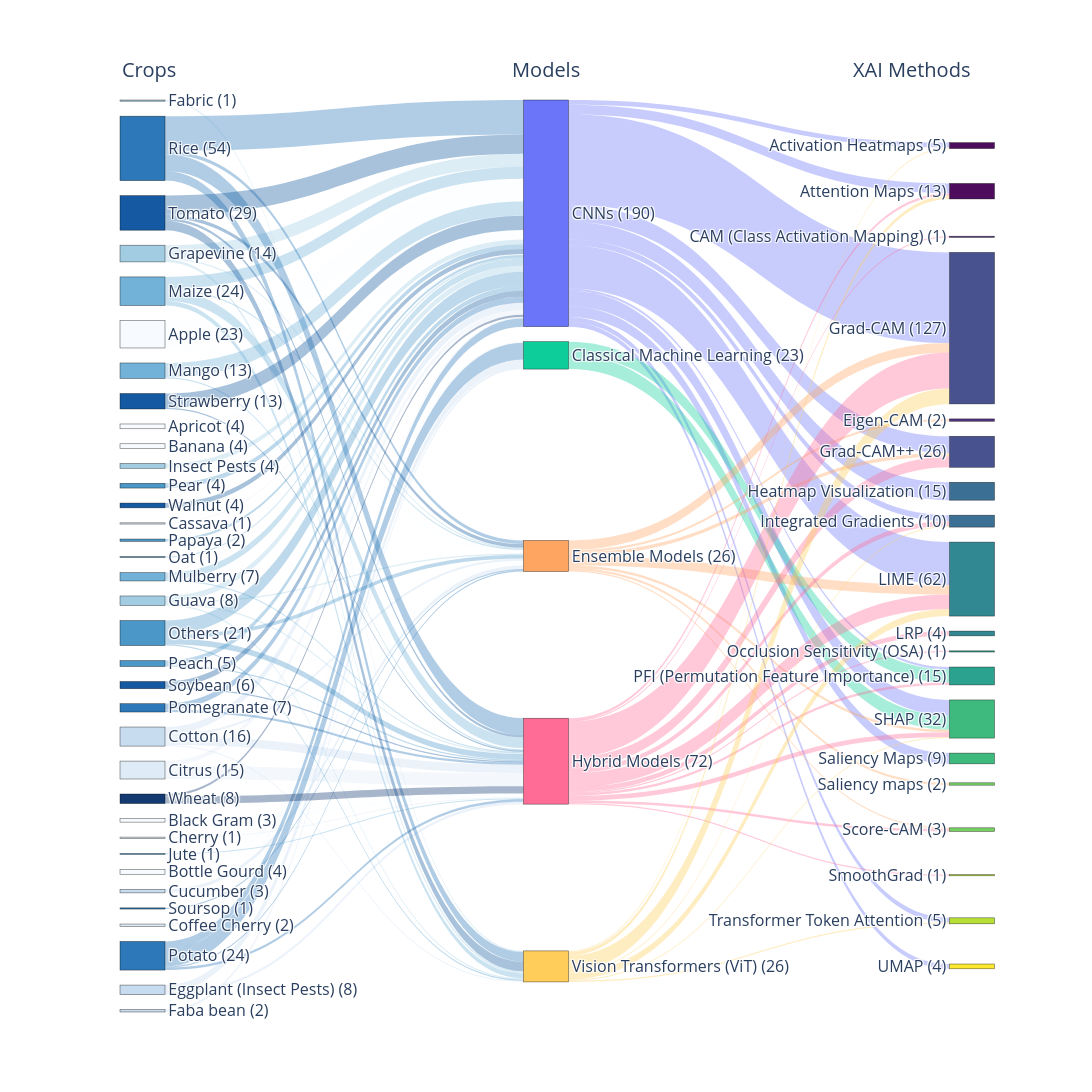

Notebook code cell kept with this figure:
### Markdown cell above
# Improved visualization with color coding

### Code cell
# Final Sankey visualization (paste into your notebook cell)
import re
import pandas as pd
import numpy as np
import plotly.express as px
from matplotlib import colors as mcolors
import plotly.graph_objects as go

# Config / input
file_path = r"C:\Users\kamalesh\OneDrive\Articles\Review Article\4. ExplainableAI\codes\sankey diagram\sankey diagram table.xlsx"
flow_counts = pd.read_excel(file_path, sheet_name="Final")

min_record_model = 1
min_record_xai = 1

crop_col = "Crops Name"
model_col = "Model Used"
xai_col = "XAI Methods Used"

# Aggregate counts per node
crop_counts = flow_counts.groupby(crop_col)["count"].sum()
model_counts = flow_counts.groupby(model_col)["count"].sum()
xai_counts = flow_counts.groupby(xai_col)["count"].sum()

# Filter by thresholds
kept_models = model_counts[model_counts >= min_record_model].index.tolist()
kept_xai = xai_counts[xai_counts >= min_record_xai].index.tolist()

# Build flows (unique article-based counts as aggregated in the sheet)
crop_model_flows = (
    flow_counts[flow_counts[model_col].isin(kept_models)]
    .groupby([crop_col, model_col])["count"]
    .sum()
    .reset_index()
)
model_xai_flows = (
    flow_counts[
        flow_counts[model_col].isin(kept_models) & flow_counts[xai_col].isin(kept_xai)
    ]
    .groupby([model_col, xai_col])["count"]
    .sum()
    .reset_index()
)

# Sort nodes A→Z
crops_nodes = sorted(crop_counts.index.tolist())
models_nodes = sorted(kept_models)
xai_nodes = sorted(kept_xai)

# Labeled nodes with counts (used as node labels)
crops_labeled = [f"{c} ({int(crop_counts[c])})" for c in crops_nodes]
models_labeled = [f"{m} ({int(model_counts[m])})" for m in models_nodes]
xai_labeled = [f"{x} ({int(xai_counts[x])})" for x in xai_nodes]
all_nodes = crops_labeled + models_labeled + xai_labeled

# Mappings from label -> index (for Sankey)
crop_to_idx = {c: i for i, c in enumerate(crops_labeled)}
model_to_idx = {m: i + len(crops_labeled) for i, m in enumerate(models_labeled)}
xai_to_idx = {x: i + len(crops_labeled) + len(models_labeled) for i, x in enumerate(xai_labeled)}

# Build source/target/value lists (ordered)
crop_model_flows = crop_model_flows.sort_values([crop_col, model_col]).reset_index(drop=True)
model_xai_flows = model_xai_flows.sort_values([model_col, xai_col]).reset_index(drop=True)

source_indices = []
target_indices = []
values = []

for _, r in crop_model_flows.iterrows():
    crop_label = f"{r[crop_col]} ({int(crop_counts[r[crop_col]])})"
    model_label = f"{r[model_col]} ({int(model_counts[r[model_col]])})"
    # Skip if labels not in mapping (safety)
    if crop_label in crop_to_idx and model_label in model_to_idx:
        source_indices.append(crop_to_idx[crop_label])
        target_indices.append(model_to_idx[model_label])
        values.append(int(r["count"]))

for _, r in model_xai_flows.iterrows():
    model_label = f"{r[model_col]} ({int(model_counts[r[model_col]])})"
    xai_label = f"{r[xai_col]} ({int(xai_counts[r[xai_col]])})"
    if model_label in model_to_idx and xai_label in xai_to_idx:
        source_indices.append(model_to_idx[model_label])
        target_indices.append(xai_to_idx[xai_label])
        values.append(int(r["count"]))

# Robust color converter
def color_to_rgba(col, alpha=0.95):
    try:
        s = str(col).strip()
        if s.startswith("rgb("):
            nums = list(map(int, re.findall(r'\d+', s)))[:3]
            return f"rgba({nums[0]},{nums[1]},{nums[2]},{alpha})"
        r, g, b = mcolors.to_rgb(s)
        return f"rgba({int(r*255)},{int(g*255)},{int(b*255)},{alpha})"
    except Exception:
        return f"rgba(200,200,200,{alpha})"

# Choose palettes and compute node colors
palette_crops = px.colors.sequential.Blues
palette_models = px.colors.qualitative.Plotly
palette_xai = px.colors.sequential.Viridis

def pick_palette(palette, n):
    if n <= 0:
        return []
    if n == 1:
        return [palette[len(palette)//2]]
    return [palette[int((i/(n-1))*(len(palette)-1))] for i in range(n)]

crops_colors = pick_palette(palette_crops, len(crops_nodes))
models_colors = pick_palette(palette_models, len(models_nodes))
xai_colors = pick_palette(palette_xai, len(xai_nodes))

node_colors = crops_colors + models_colors + xai_colors
node_colors_rgba = [color_to_rgba(c, 0.95) for c in node_colors]
link_colors = [color_to_rgba(node_colors[s], 0.35) if 0 <= s < len(node_colors) else color_to_rgba("#C0C0C0", 0.35) for s in source_indices]

# Node positions (fixed columns, spaced rows)
def column_positions(count, x_val):
    if count <= 0:
        return []
    if count == 1:
        return [(x_val, 0.5)]
    ys = np.linspace(0.05, 0.95, count)
    return [(x_val, y) for y in ys]

c_pos = column_positions(len(crops_nodes), 0.0)
m_pos = column_positions(len(models_nodes), 0.5)
x_pos = column_positions(len(xai_nodes), 1.0)
positions = c_pos + m_pos + x_pos
node_x = [p[0] for p in positions]
node_y = [p[1] for p in positions]

# Build and show Sankey
fig = go.Figure(data=[go.Sankey(
    arrangement="snap",
    node=dict(pad=15, thickness=45, line=dict(color="rgba(0,0,0,0.6)", width=0.6),
              label=all_nodes, color=node_colors_rgba, x=node_x, y=node_y),
    link=dict(source=source_indices, target=target_indices, value=values, color=link_colors,
              hovertemplate="Flow: %{value}<extra></extra>")
)])

fig.update_layout(
    font=dict(size=16),
    height=1200, width=1500,
    margin=dict(l=120, r=120, t=100, b=80)
)

fig.add_annotation(x=0.0, y=1.05, text="Crops", showarrow=False, xref="paper", yref="paper", font=dict(size=20))
fig.add_annotation(x=0.5, y=1.05, text="Models", showarrow=False, xref="paper", yref="paper", font=dict(size=20))
fig.add_annotation(x=1.0, y=1.05, text="XAI Methods", showarrow=False, xref="paper", yref="paper", font=dict(size=20))

fig.show()

output_path = r"C:\Users\kamalesh\OneDrive\Articles\Review Article\4. ExplainableAI\codes\sankey diagram\sankey_diagram.html"
fig.write_html(output_path)

print(f"Sankey saved at: {output_path}")
print(f"Nodes: crops={len(crops_nodes)}, models={len(models_nodes)}, xai={len(xai_nodes)}")
print(f"Flows: crop->model={len(crop_model_flows)}, model->xai={len(model_xai_flows)}")

### Figure 1 — Plotly figure (JSON) as saved in the notebook; plotly's stock layout.template omitted (floating-point values rounded to 4 significant figures)
{"data": [{"arrangement": "snap", "link": {"color": ["rgba(247,251,255,0.35)", "rgba(247,251,255,0.35)", "rgba(247,251,255,0.35)", "rgba(247,251,255,0.35)", "rgba(247,251,255,0.35)", "rgba(247,251,255,0.35)", "rgba(247,251,255,0.35)", "rgba(222,235,247,0.35)", "rgba(222,235,247,0.35)", "rgba(222,235,247,0.35)", "rgba(222,235,247,0.35)", "rgba(222,235,247,0.35)", "rgba(222,235,247,0.35)", "rgba(198,219,239,0.35)", "rgba(198,219,239,0.35)", "rgba(198,219,239,0.35)", "rgba(198,219,239,0.35)", "rgba(198,219,239,0.35)", "rgba(198,219,239,0.35)", "rgba(198,219,239,0.35)", "rgba(198,219,239,0.35)", "rgba(158,202,225,0.35)", "rgba(158,202,225,0.35)", "rgba(158,202,225,0.35)", "rgba(158,202,225,0.35)", "rgba(158,202,225,0.35)", "rgba(158,202,225,0.35)", "rgba(158,202,225,0.35)", "rgba(158,202,225,0.35)", "rgba(158,202,225,0.35)", "rgba(107,174,214,0.35)", "rgba(107,174,214,0.35)", "rgba(107,174,214,0.35)", "rgba(107,174,214,0.35)", "rgba(107,174,214,0.35)", "rgba(107,174,214,0.35)", "rgba(107,174,214,0.35)", "rgba(107,174,214,0.35)", "rgba(107,174,214,0.35)", "rgba(107,174,214,0.35)", "rgba(66,146,198,0.35)", "rgba(66,146,198,0.35)", "rgba(66,146,198,0.35)", "rgba(66,146,198,0.35)", "rgba(66,146,198,0.35)", "rgba(66,146,198,0.35)", "rgba(66,146,198,0.35)", "rgba(66,146,198,0.35)", "rgba(33,113,181,0.35)", "rgba(33,113,181,0.35)", "rgba(33,113,181,0.35)", "rgba(33,113,181,0.35)", "rgba(33,113,181,0.35)", "rgba(33,113,181,0.35)", "rgba(33,113,181,0.35)", "rgba(33,113,181,0.35)", "rgba(33,113,181,0.35)", "rgba(33,113,181,0.35)", "rgba(33,113,181,0.35)", "rgba(8,81,156,0.35)", "rgba(8,81,156,0.35)", "rgba(8,81,156,0.35)", "rgba(8,81,156,0.35)", "rgba(8,81,156,0.35)", "rgba(8,81,156,0.35)", "rgba(8,81,156,0.35)", "rgba(8,81,156,0.35)", "rgba(8,81,156,0.35)", "rgba(8,48,107,0.35)", "rgba(8,48,107,0.35)", "rgba(99,110,250,0.35)", "rgba(99,110,250,0.35)", "rgba(99,110,250,0.35)", "rgba(99,110,250,0.35)", "rgba(99,110,250,0.35)", "rgba(99,110,250,0.35)", "rgba(99,110,250,0.35)", "rgba(99,110,250,0.35)", "rgba(99,110,250,0.35)", "rgba(99,110,250,0.35)", "rgba(99,110,250,0.35)", "rgba(99,110,250,0.35)", "rgba(0,204,150,0.35)", "rgba(0,204,150,0.35)", "rgba(255,161,90,0.35)", "rgba(255,161,90,0.35)", "rgba(255,161,90,0.35)", "rgba(255,161,90,0.35)", "rgba(255,161,90,0.35)", "rgba(255,161,90,0.35)", "rgba(255,161,90,0.35)", "rgba(255,102,146,0.35)", "rgba(255,102,146,0.35)", "rgba(255,102,146,0.35)", "rgba(255,102,146,0.35)", "rgba(255,102,146,0.35)", "rgba(255,102,146,0.35)", "rgba(255,102,146,0.35)", "rgba(255,102,146,0.35)", "rgba(255,102,146,0.35)", "rgba(255,102,146,0.35)", "rgba(255,102,146,0.35)", "rgba(255,102,146,0.35)", "rgba(254,203,82,0.35)", "rgba(254,203,82,0.35)", "rgba(254,203,82,0.35)", "rgba(254,203,82,0.35)", "rgba(254,203,82,0.35)", "rgba(254,203,82,0.35)", "rgba(254,203,82,0.35)"], "hovertemplate": "Flow: %{value}<extra></extra>", "source": [0, 0, 0, 1, 2, 3, 4, 5, 6, 7, 7, 8, 8, 9, 9, 9, 9, 10, 11, 11, 12, 13, 14, 14, 14, 15, 15, 15, 15, 16, 17, 18, 18, 18, 18, 19, 19, 20, 20, 21, 22, 22, 22, 22, 23, 24, 24, 25, 26, 26, 27, 27, 27, 27, 28, 28, 28, 28, 29, 30, 30, 31, 31, 32, 32, 32, 32, 33, 34, 34, 35, 35, 35, 35, 35, 35, 35, 35, 35, 35, 35, 35, 36, 36, 37, 37, 37, 37, 37, 37, 37, 38, 38, 38, 38, 38, 38, 38, 38, 38, 38, 38, 38, 39, 39, 39, 39, 39, 39, 39], "target": [35, 37, 38, 35, 35, 38, 37, 35, 38, 35, 38, 35, 36, 35, 37, 38, 39, 37, 36, 38, 36, 39, 35, 37, 39, 35, 37, 38, 39, 35, 38, 35, 37, 38, 39, 35, 38, 35, 38, 35, 35, 37, 38, 39, 35, 35, 38, 35, 35, 38, 35, 36, 37, 38, 35, 37, 38, 39, 37, 35, 38, 35, 38, 35, 37, 38, 39, 35, 35, 38, 40, 41, 44, 45, 46, 47, 48, 51, 52, 53, 57, 58, 51, 52, 43, 44, 45, 48, 52, 54, 55, 41, 42, 44, 45, 47, 48, 49, 50, 51, 52, 55, 56, 40, 41, 44, 47, 48, 52, 57], "value": [19, 3, 1, 4, 4, 3, 4, 1, 1, 4, 11, 1, 1, 6, 2, 7, 1, 3, 6, 2, 2, 1, 11, 1, 2, 5, 1, 1, 1, 4, 1, 10, 1, 9, 4, 12, 1, 6, 1, 1, 12, 3, 5, 1, 2, 4, 1, 4, 5, 2, 7, 14, 1, 2, 29, 3, 14, 8, 1, 5, 1, 12, 1, 16, 3, 2, 8, 4, 2, 6, 4, 8, 76, 14, 15, 5, 36, 2, 13, 9, 4, 4, 11, 12, 2, 8, 3, 8, 2, 2, 1, 2, 1, 30, 9, 4, 12, 4, 1, 2, 4, 2, 1, 1, 3, 13, 1, 6, 1, 1]}, "node": {"color": ["rgba(247,251,255,0.95)", "rgba(247,251,255,0.95)", "rgba(247,251,255,0.95)", "rgba(247,251,255,0.95)", "rgba(247,251,255,0.95)", "rgba(222,235,247,0.95)", "rgba(222,235,247,0.95)", "rgba(222,235,247,0.95)", "rgba(222,235,247,0.95)", "rgba(198,219,239,0.95)", "rgba(198,219,239,0.95)", "rgba(198,219,239,0.95)", "rgba(198,219,239,0.95)", "rgba(158,202,225,0.95)", "rgba(158,202,225,0.95)", "rgba(158,202,225,0.95)", "rgba(158,202,225,0.95)", "rgba(107,174,214,0.95)", "rgba(107,174,214,0.95)", "rgba(107,174,214,0.95)", "rgba(107,174,214,0.95)", "rgba(107,174,214,0.95)", "rgba(66,146,198,0.95)", "rgba(66,146,198,0.95)", "rgba(66,146,198,0.95)", "rgba(66,146,198,0.95)", "rgba(33,113,181,0.95)", "rgba(33,113,181,0.95)", "rgba(33,113,181,0.95)", "rgba(33,113,181,0.95)", "rgba(8,81,156,0.95)", "rgba(8,81,156,0.95)", "rgba(8,81,156,0.95)", "rgba(8,81,156,0.95)", "rgba(8,48,107,0.95)", "rgba(99,110,250,0.95)", "rgba(0,204,150,0.95)", "rgba(255,161,90,0.95)", "rgba(255,102,146,0.95)", "rgba(254,203,82,0.95)", "rgba(68,1,84,0.95)", "rgba(68,1,84,0.95)", "rgba(72,40,120,0.95)", "rgba(72,40,120,0.95)", "rgba(62,73,137,0.95)", "rgba(62,73,137,0.95)", "rgba(49,104,142,0.95)", "rgba(49,104,142,0.95)", "rgba(38,130,142,0.95)", "rgba(38,130,142,0.95)", "rgba(31,158,137,0.95)", "rgba(31,158,137,0.95)", "rgba(53,183,121,0.95)", "rgba(53,183,121,0.95)", "rgba(110,206,88,0.95)", "rgba(110,206,88,0.95)", "rgba(181,222,43,0.95)", "rgba(181,222,43,0.95)", "rgba(253,231,37,0.95)"], "label": ["Apple (23)", "Apricot (4)", "Banana (4)", "Black Gram (3)", "Bottle Gourd (4)", "Cassava (1)", "Cherry (1)", "Citrus (15)", "Coffee Cherry (2)", "Cotton (16)", "Cucumber (3)", "Eggplant (Insect Pests) (8)", "Faba bean (2)", "Fabric (1)", "Grapevine (14)", "Guava (8)", "Insect Pests (4)", "Jute (1)", "Maize (24)", "Mango (13)", "Mulberry (7)", "Oat (1)", "Others (21)", "Papaya (2)", "Peach (5)", "Pear (4)", "Pomegranate (7)", "Potato (24)", "Rice (54)", "Soursop (1)", "Soybean (6)", "Strawberry (13)", "Tomato (29)", "Walnut (4)", "Wheat (8)", "CNNs (190)", "Classical Machine Learning (23)", "Ensemble Models (26)", "Hybrid Models (72)", "Vision Transformers (ViT) (26)", "Activation Heatmaps (5)", "Attention Maps (13)", "CAM (Class Activation Mapping) (1)", "Eigen-CAM (2)", "Grad-CAM (127)", "Grad-CAM++ (26)", "Heatmap Visualization (15)", "Integrated Gradients (10)", "LIME (62)", "LRP (4)", "Occlusion Sensitivity (OSA) (1)", "PFI (Permutation Feature Importance) (15)", "SHAP (32)", "Saliency Maps (9)", "Saliency maps (2)", "Score-CAM (3)", "SmoothGrad (1)", "Transformer Token Attention (5)", "UMAP (4)"], "line": {"color": "rgba(0,0,0,0.6)", "width": 0.6}, "pad": 15, "thickness": 45, "x": [0, 0, 0, 0, 0, 0, 0, 0, 0, 0, 0, 0, 0, 0, 0, 0, 0, 0, 0, 0, 0, 0, 0, 0, 0, 0, 0, 0, 0, 0, 0, 0, 0, 0, 0, 0.5, 0.5, 0.5, 0.5, 0.5, 1, 1, 1, 1, 1, 1, 1, 1, 1, 1, 1, 1, 1, 1, 1, 1, 1, 1, 1], "y": [0.05, 0.07647, 0.1029, 0.1294, 0.1559, 0.1824, 0.2088, 0.2353, 0.2618, 0.2882, 0.3147, 0.3412, 0.3676, 0.3941, 0.4206, 0.4471, 0.4735, 0.5, 0.5265, 0.5529, 0.5794, 0.6059, 0.6324, 0.6588, 0.6853, 0.7118, 0.7382, 0.7647, 0.7912, 0.8176, 0.8441, 0.8706, 0.8971, 0.9235, 0.95, 0.05, 0.275, 0.5, 0.725, 0.95, 0.05, 0.1, 0.15, 0.2, 0.25, 0.3, 0.35, 0.4, 0.45, 0.5, 0.55, 0.6, 0.65, 0.7, 0.75, 0.8, 0.85, 0.9, 0.95]}, "type": "sankey"}], "layout": {"annotations": [{"font": {"size": 20}, "showarrow": false, "text": "Crops", "x": 0, "xref": "paper", "y": 1.05, "yref": "paper"}, {"font": {"size": 20}, "showarrow": false, "text": "Models", "x": 0.5, "xref": "paper", "y": 1.05, "yref": "paper"}, {"font": {"size": 20}, "showarrow": false, "text": "XAI Methods", "x": 1, "xref": "paper", "y": 1.05, "yref": "paper"}], "font": {"size": 16}, "height": 1200, "margin": {"b": 80, "l": 120, "r": 120, "t": 100}, "width": 1500}}
